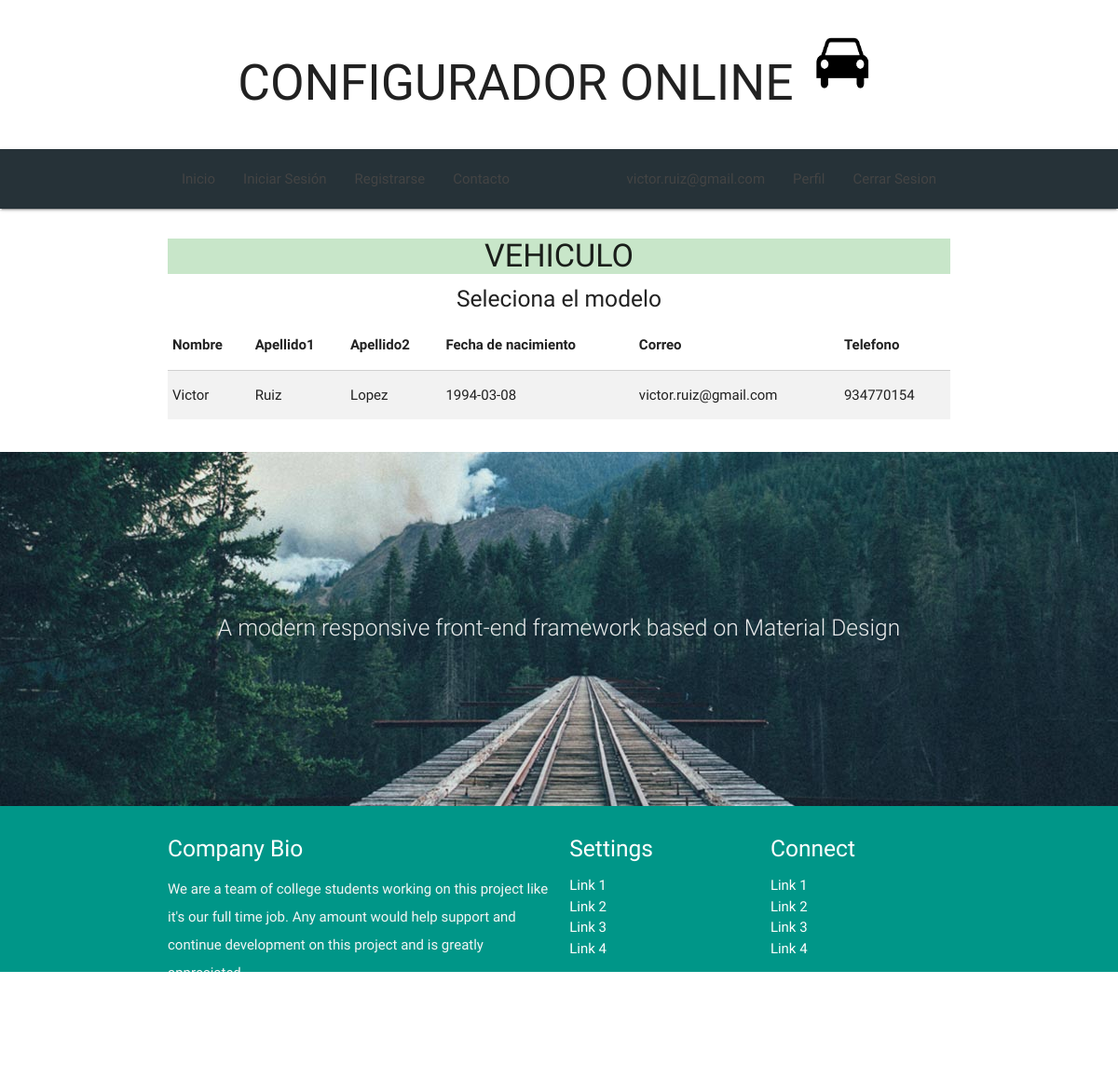
Screenshot of /Projecte_victor_ruiz_lopez_aws2-20/perfil.php (signed in) with the database file from the repository.
### tables this page shows
CREATE TABLE `usuarios` (
  `clienteId` int(11) NOT NULL,
  `nombre` varchar(15) DEFAULT NULL,
  `password` varchar(20) DEFAULT NULL,
  `apellido1` varchar(15) DEFAULT NULL,
  `apellido2` varchar(15) DEFAULT NULL,
  `fechaNacimiento` date DEFAULT NULL,
  `correo` varchar(50) DEFAULT NULL,
  `telefono` int(9) DEFAULT NULL
);

### Projecte_victor_ruiz_lopez_aws2-20/perfil.php (the view, shortened to what this page needs)
<?php
	include("conexion_db.php");
  $sql = "SELECT * FROM usuarios where correo='".$_SESSION["usuario"]."'";
	$resultado=$conexion->prepare($sql);
	$resultado->execute();
?>
<!DOCTYPE html>
<html lang="en">
<head>
  <link href="css/materialize.css" type="text/css" rel="stylesheet" media="screen,projection"/>
  <link href="css/style.css" type="text/css" rel="stylesheet" media="screen,projection"/>
</head>
<body>
  <div class="row">
    <h2 class="center">CONFIGURADOR ONLINE <img src="logo-coche.jpg" width="80" height="80"></h2>
  </div>
    <nav class="teal blue-grey darken-4" role="navigation" >
      <div class="nav-wrapper container">
        <ul>
          <li><a href="index.php">Inicio</a></li>
          <li><a href="iniciar.php">Iniciar Sesión</a></li>
          <li><a href="registro.php">Registrarse</a></li>
          <li><a href="#">Contacto</a></li>
          <li class="right hide-on-med-and-down"><a href="" align="right">
          <li class="right hide-on-med-and-down"><a href="cerrar_sesion.php">Cerrar Sesion</a></li>
          <li class="right hide-on-med-and-down"><a href="perfil.php">Perfil</a></li>
          <li class="right hide-on-med-and-down"><a href="" align="right">
          <?php
            echo $_SESSION["usuario"] . "<br>";
          ?>
          </a></li>
      </ul>
      </div>
    </nav>
    <div class="container">
    	<div class="section">
        <div class="row">
        <div class="col s12 m12" align="center">
            <h4 class="center teal green lighten-4">VEHICULO</h4>
            <h5>Seleciona el modelo</h5>
        <table  class="striped">
        	<thead>
	        	<tr>
	        		<th>Nombre</th>
	        		<th>Apellido1</th>
	        		<th>Apellido2</th>
              <th>Fecha de nacimiento</th>
              <th>Correo</th>
              <th>Telefono</th>
	        	</tr>
	        </thead>
        	<?php
        		while ($datos = $resultado->fetch()){
        		echo '<tr>
              <td>'.$datos['nombre'].'</td>
        			<td>'.$datos['apellido1'].'</td>
        			<td>'.$datos['apellido2'].'</td>
        			<td>'.$datos['fechaNacimiento'].'</td>
              <td>'.$datos['correo'].'</td>
              <td>'.$datos['telefono'].'</td>
        		</tr>';
        		}
            ?>
        </table>
    </div>
    </div>
		</div>
	</div>
  <div class="parallax-container valign-wrapper">
    <div class="section no-pad-bot">
      <div class="container">
        <div class="row center">
          <h5 class="header col s12 light">A modern responsive front-end framework based on Material Design</h5>
        </div>
      </div>
    </div>
    <div class="parallax"><img src="background3.jpg" alt="Unsplashed background img 3"></div>
  </div>
  <footer class="page-footer teal">
    <div class="container">
      <div class="row">
        <div class="col l6 s12">
          <h5 class="white-text">Company Bio</h5>
          <p class="grey-text text-lighten-4">We are a team of college students working on this project like it's our full time job. Any amount would help support and continue development on this project and is greatly appreciated.</p>
        </div>
        <div class="col l3 s12">
          <h5 class="white-text">Settings</h5>
          <ul>
            <li><a class="white-text" href="#!">Link 1</a></li>
            <li><a class="white-text" href="#!">Link 2</a></li>
            <li><a class="white-text" href="#!">Link 3</a></li>
            <li><a class="white-text" href="#!">Link 4</a></li>
          </ul>
        </div>
        <div class="col l3 s12">
          <h5 class="white-text">Connect</h5>
          <ul>
            <li><a class="white-text" href="#!">Link 1</a></li>
            <li><a class="white-text" href="#!">Link 2</a></li>
            <li><a class="white-text" href="#!">Link 3</a></li>
            <li><a class="white-text" href="#!">Link 4</a></li>
          </ul>
        </div>
      </div>
    </div>
    <div class="footer-copyright">
      <div class="container">
      Made by <a class="brown-text text-lighten-3" href="http://materializecss.com">Materialize</a>
      </div>
    </div>
  </footer>
  </body>
</html>

### Projecte_victor_ruiz_lopez_aws2-20/css/style.css (style rules this page uses)
nav ul a, nav .brand-logo { color: #444; }
p { line-height: 2rem; }
.parallax-container { min-height: 380px; line-height: 0; height: auto; color: rgba(255,255,255,.9); }
.parallax-container .section { width: 100%; }
footer.page-footer { margin: 0; }

### rows the page displays
usuarios: nombre "Victor", apellido1 "Ruiz", apellido2 "Lopez", fechaNacimiento "1994-03-08", correo "victor.ruiz@gmail.com", telefono "934770154"

### other values shown
$_SESSION["usuario"] "victor.ruiz@gmail.com"
